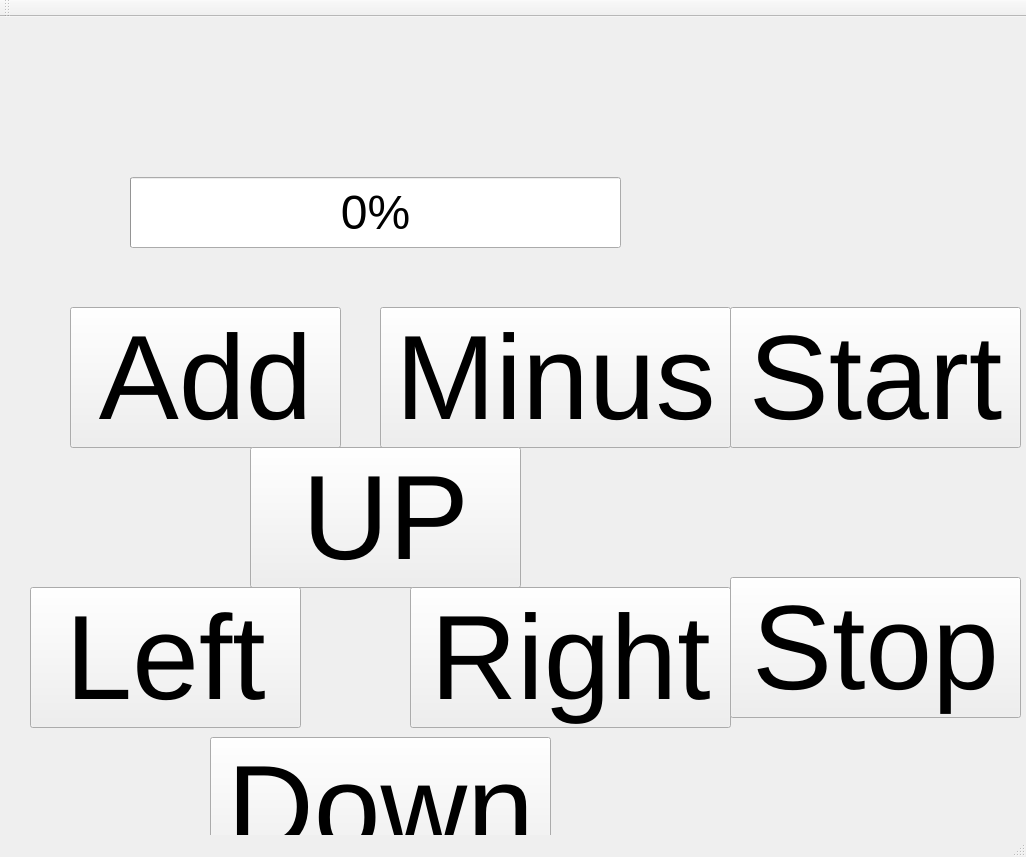
<?xml version="1.0" encoding="UTF-8"?>
<ui version="4.0">
 <class>MainWindow</class>
 <widget class="QMainWindow" name="MainWindow">
  <property name="geometry">
   <rect>
    <x>0</x>
    <y>0</y>
    <width>1026</width>
    <height>857</height>
   </rect>
  </property>
  <property name="windowTitle">
   <string>MainWindow</string>
  </property>
  <widget class="QWidget" name="centralWidget">
   <widget class="QPushButton" name="addButton">
    <property name="geometry">
     <rect>
      <x>70</x>
      <y>290</y>
      <width>271</width>
      <height>141</height>
     </rect>
    </property>
    <property name="font">
     <font>
      <pointsize>90</pointsize>
      <weight>50</weight>
      <italic>false</italic>
      <bold>false</bold>
     </font>
    </property>
    <property name="text">
     <string>Add</string>
    </property>
   </widget>
   <widget class="QProgressBar" name="progressBar">
    <property name="geometry">
     <rect>
      <x>130</x>
      <y>160</y>
      <width>491</width>
      <height>71</height>
     </rect>
    </property>
    <property name="font">
     <font>
      <pointsize>36</pointsize>
     </font>
    </property>
    <property name="maximum">
     <number>100</number>
    </property>
    <property name="value">
     <number>0</number>
    </property>
   </widget>
   <widget class="QPushButton" name="minusButton">
    <property name="geometry">
     <rect>
      <x>380</x>
      <y>290</y>
      <width>351</width>
      <height>141</height>
     </rect>
    </property>
    <property name="font">
     <font>
      <pointsize>90</pointsize>
      <weight>50</weight>
      <italic>false</italic>
      <bold>false</bold>
     </font>
    </property>
    <property name="text">
     <string>Minus</string>
    </property>
   </widget>
   <widget class="QPushButton" name="upButton">
    <property name="geometry">
     <rect>
      <x>250</x>
      <y>430</y>
      <width>271</width>
      <height>141</height>
     </rect>
    </property>
    <property name="font">
     <font>
      <pointsize>90</pointsize>
      <weight>50</weight>
      <italic>false</italic>
      <bold>false</bold>
     </font>
    </property>
    <property name="text">
     <string>UP</string>
    </property>
   </widget>
   <widget class="QPushButton" name="leftButton">
    <property name="geometry">
     <rect>
      <x>30</x>
      <y>570</y>
      <width>271</width>
      <height>141</height>
     </rect>
    </property>
    <property name="font">
     <font>
      <pointsize>90</pointsize>
      <weight>50</weight>
      <italic>false</italic>
      <bold>false</bold>
     </font>
    </property>
    <property name="text">
     <string>Left</string>
    </property>
   </widget>
   <widget class="QPushButton" name="downButton">
    <property name="geometry">
     <rect>
      <x>210</x>
      <y>720</y>
      <width>341</width>
      <height>141</height>
     </rect>
    </property>
    <property name="font">
     <font>
      <pointsize>90</pointsize>
      <weight>50</weight>
      <italic>false</italic>
      <bold>false</bold>
     </font>
    </property>
    <property name="text">
     <string>Down</string>
    </property>
   </widget>
   <widget class="QPushButton" name="rightButton">
    <property name="geometry">
     <rect>
      <x>410</x>
      <y>570</y>
      <width>321</width>
      <height>141</height>
     </rect>
    </property>
    <property name="font">
     <font>
      <pointsize>90</pointsize>
      <weight>50</weight>
      <italic>false</italic>
      <bold>false</bold>
     </font>
    </property>
    <property name="text">
     <string>Right</string>
    </property>
   </widget>
   <widget class="QPushButton" name="startButton">
    <property name="geometry">
     <rect>
      <x>730</x>
      <y>290</y>
      <width>291</width>
      <height>141</height>
     </rect>
    </property>
    <property name="font">
     <font>
      <pointsize>90</pointsize>
      <weight>50</weight>
      <italic>false</italic>
      <bold>false</bold>
     </font>
    </property>
    <property name="text">
     <string>Start</string>
    </property>
   </widget>
   <widget class="QPushButton" name="stopButton">
    <property name="geometry">
     <rect>
      <x>730</x>
      <y>560</y>
      <width>291</width>
      <height>141</height>
     </rect>
    </property>
    <property name="font">
     <font>
      <pointsize>90</pointsize>
      <weight>50</weight>
      <italic>false</italic>
      <bold>false</bold>
     </font>
    </property>
    <property name="text">
     <string>Stop</string>
    </property>
   </widget>
  </widget>
  <widget class="QMenuBar" name="menuBar">
   <property name="geometry">
    <rect>
     <x>0</x>
     <y>0</y>
     <width>1026</width>
     <height>20</height>
    </rect>
   </property>
  </widget>
  <widget class="QToolBar" name="mainToolBar">
   <attribute name="toolBarArea">
    <enum>TopToolBarArea</enum>
   </attribute>
   <attribute name="toolBarBreak">
    <bool>false</bool>
   </attribute>
  </widget>
  <widget class="QStatusBar" name="statusBar"/>
 </widget>
 <layoutdefault spacing="6" margin="11"/>
 <resources/>
 <connections/>
</ui>
